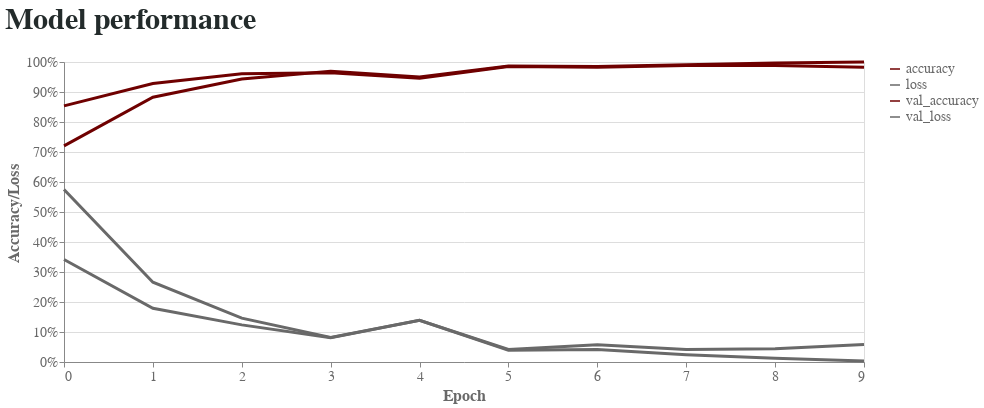

Notebook code for this chart:
### Code cell
performanceChart = alt.Chart(history_df,title='Model performance').mark_line(size=3).encode(
    x=alt.X('epoch',axis=alt.Axis(title='Epoch', grid=False,tickCount=10)),
    y=alt.Y('value',axis=alt.Axis(title='Accuracy/Loss',format='%')),
    color=alt.Color('variable',scale=alt.Scale(range=['#6f0000','#696969','#6f0000','#696969']),
    legend=alt.Legend(title=None,labelFont='Cambria',labelColor='#696969',labelFontSize=14))
    ).properties(
    width=800,
    height=300
    ).configure_title(fontSize=30,color='#232b2b',font='Cambria',anchor='start',offset=20
    ).configure_axis(labelColor='#696969',labelFont='Cambria',labelFontSize=14,titleFont='Cambria',titleFontSize=16,titleColor='#696969'
    )#.configure_legend(labelFontStyle='Cambria',labelFontSize=12)

performanceChart

### Figure 1 — Vega-Lite specification as saved in the notebook (floating-point values rounded to 4 significant figures)
{"config": {"view": {"continuousWidth": 400, "continuousHeight": 300}, "axis": {"labelColor": "#696969", "labelFont": "Cambria", "labelFontSize": 14, "titleColor": "#696969", "titleFont": "Cambria", "titleFontSize": 16}, "title": {"anchor": "start", "color": "#232b2b", "font": "Cambria", "fontSize": 30, "offset": 20}}, "data": {"name": "data-d5f6ab8e8b5441f1d8e98b97a00983db"}, "mark": {"type": "line", "size": 3}, "encoding": {"color": {"type": "nominal", "field": "variable", "legend": {"labelColor": "#696969", "labelFont": "Cambria", "labelFontSize": 14, "title": null}, "scale": {"range": ["#6f0000", "#696969", "#6f0000", "#696969"]}}, "x": {"type": "quantitative", "axis": {"grid": false, "tickCount": 10, "title": "Epoch"}, "field": "epoch"}, "y": {"type": "quantitative", "axis": {"format": "%", "title": "Accuracy/Loss"}, "field": "value"}}, "height": 300, "title": "Model performance", "width": 800, "$schema": "https://vega.github.io/schema/vega-lite/v4.8.1.json", "datasets": {"data-d5f6ab8e8b5441f1d8e98b97a00983db": [{"epoch": 0, "variable": "accuracy", "value": 0.7204}, {"epoch": 1, "variable": "accuracy", "value": 0.8828}, {"epoch": 2, "variable": "accuracy", "value": 0.9436}, {"epoch": 3, "variable": "accuracy", "value": 0.9694}, {"epoch": 4, "variable": "accuracy", "value": 0.95}, {"epoch": 5, "variable": "accuracy", "value": 0.9869}, {"epoch": 6, "variable": "accuracy", "value": 0.9851}, {"epoch": 7, "variable": "accuracy", "value": 0.991}, {"epoch": 8, "variable": "accuracy", "value": 0.9966}, {"epoch": 9, "variable": "accuracy", "value": 1.0}, {"epoch": 0, "variable": "val_accuracy", "value": 0.8537}, {"epoch": 1, "variable": "val_accuracy", "value": 0.9284}, {"epoch": 2, "variable": "val_accuracy", "value": 0.9612}, {"epoch": 3, "variable": "val_accuracy", "value": 0.9642}, {"epoch": 4, "variable": "val_accuracy", "value": 0.9463}, {"epoch": 5, "variable": "val_accuracy", "value": 0.9851}, {"epoch": 6, "variable": "val_accuracy", "value": 0.9821}, {"epoch": 7, "variable": "val_accuracy", "value": 0.9881}, {"epoch": 8, "variable": "val_accuracy", "value": 0.9881}, {"epoch": 9, "variable": "val_accuracy", "value": 0.9821}, {"epoch": 0, "variable": "loss", "value": 0.5752}, {"epoch": 1, "variable": "loss", "value": 0.266}, {"epoch": 2, "variable": "loss", "value": 0.1461}, {"epoch": 3, "variable": "loss", "value": 0.0821}, {"epoch": 4, "variable": "loss", "value": 0.1387}, {"epoch": 5, "variable": "loss", "value": 0.03943}, {"epoch": 6, "variable": "loss", "value": 0.04194}, {"epoch": 7, "variable": "loss", "value": 0.02445}, {"epoch": 8, "variable": "loss", "value": 0.01284}, {"epoch": 9, "variable": "loss", "value": 0.003385}, {"epoch": 0, "variable": "val_loss", "value": 0.3417}, {"epoch": 1, "variable": "val_loss", "value": 0.1792}, {"epoch": 2, "variable": "val_loss", "value": 0.1237}, {"epoch": 3, "variable": "val_loss", "value": 0.08059}, {"epoch": 4, "variable": "val_loss", "value": 0.1392}, {"epoch": 5, "variable": "val_loss", "value": 0.042}, {"epoch": 6, "variable": "val_loss", "value": 0.05788}, {"epoch": 7, "variable": "val_loss", "value": 0.0413}, {"epoch": 8, "variable": "val_loss", "value": 0.04431}, {"epoch": 9, "variable": "val_loss", "value": 0.05869}]}}
